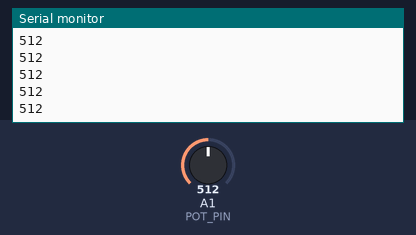
A sketch run on a simulated Arduino Uno, built with avr-gcc and run on an emulated ATmega328P. Parts: the last lines printed to the serial monitor. Inputs (shaded band) come from the test bench; at power-on: A1 (POT_PIN) = 512.

Above: at 1.2 s.
1.3 s: A1 (POT_PIN) set to 716
At 1.32 s:
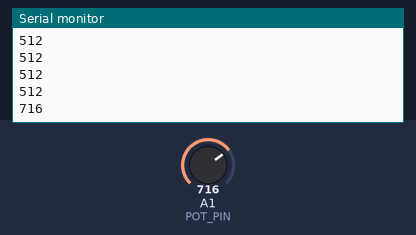
2.8 s: A1 (POT_PIN) set to 900
At 2.83 s:
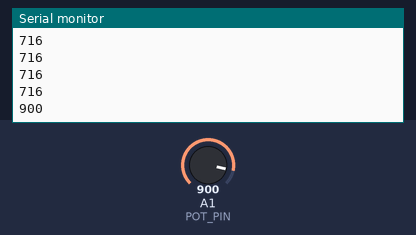
Timing chart, 0 to 5.8 s (numbered marks = the images above; inputs shaded):
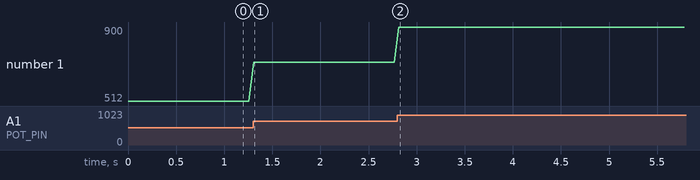

Measured:
- after the input at 1.3 s, the serial monitor: prints a new line at once (image 1)
- after the input at 2.8 s, the serial monitor: prints a new line at once (image 2)
- plotted number 1: 512 → 716 after the input at 1.3 s, 716 → 900 after the input at 2.8 s

The sketch:

Potentiometer.ino
```cpp
const int POT_PIN = A1;

void setup()
{
  Serial.begin(115200);
  pinMode(POT_PIN, INPUT);
}

void loop()
{
  int val = analogRead(POT_PIN); // read the value from the sensor
  Serial.println(val);

  delay(50);
}
```
